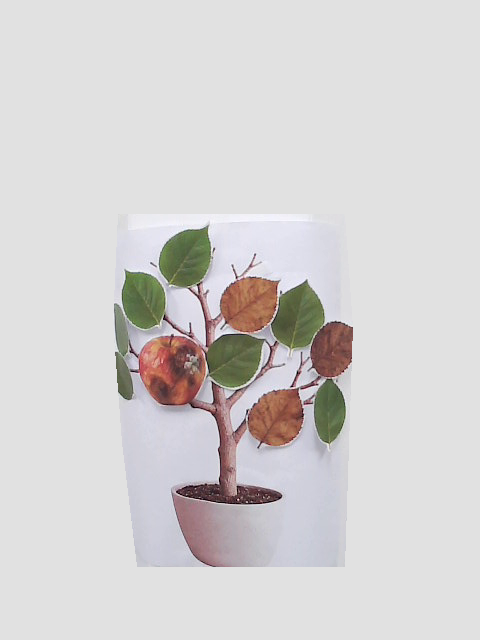
#> input picture src/plant_observer_gazebo/config/vision/demo_real3/P00_board.png, 480 x 640 px
$ python -i change_compare.py   (imports and definitions only)
#> lines starting #> are read from the running program, lines starting #| are printed output that depends on the picture; after the words box and inside, x2 and y2 are one past the last pixel; in counts of white or black regions, pixels touching at a corner belong together
#> further down, picture is the input picture: shape (640, 480, 3); mean B, G, R 209.9, 210.1, 212.6
"""직전 촬영(또는 지정한 기준 회차)과 이번 회차의 사진을 지점별로 비교해 식물 변화의 종류와 개수를 찾는다.

patrol_manager가 남긴 <capture_dir>/<회차>/<지점 ID>.png 와 result.json을 읽는다.
지점마다:
  보드 경계가 등록된 실물 루트는 두 사진에서 보드를 찾고, 안쪽만 정렬·색 보정·비교한다.
  등록 사진은 위치 확인용이다. 변화 비교는 계속 직전 순찰 사진을 사용한다.
  보드를 찾지 못하면 board_not_found로 중단하며 전체 화면으로 대체하지 않는다.
  0. 두 사진의 색을 자동 보정한다(normalize_colors): 흰 보드로 화이트밸런스, 초록 잎 채도로 진하기.
     시연 장소·조명이 바뀌어도 아래 색 기준값을 바꿀 필요가 없다.
  1. 이번 사진을 기준 사진에 맞춰 정렬한다. 특징점(ORB) + 호모그래피가 먼저, 무늬가 적어
     실패하면 ECC로 맞춘다. 폼보드 사진처럼 평면이면 호모그래피로 정확히 겹친다.
  2. 자동 노출 차이를 배경 밝기로 보정한 뒤, 화분 영역(plant_roi) 안에서 Lab 색 차이(ΔE)가 큰 픽셀을 찾는다.
     정렬이 몇 픽셀 어긋나도 괜찮도록 주변 ±shift 픽셀 중 가장 비슷한 값과 비교한다.
  3. 바뀐 픽셀마다 무엇이 생겼는지 먼저 정하고(pixel_kinds), 같은 종류끼리만 덩어리로 묶어 센다.
     서로 닿게 붙인 사과와 갈변 잎도 이렇게 해야 따로 세어진다.
       초록 잎·빈 보드 → 사과 재질   진한 빨강이 많으면 열매 생성, 갈색 부분이 섞이면 열매 손상,
                                    진한 빨강이 거의 없으면 짙은 갈변 잎 (fruit_kind)
       → 그 밖의 빨강~갈색·노랑·주황  잎 색 변화
       초록 → 배경                  잎 탈락
       기준의 빨간 열매 → 빨강 아님    열매 손상
     색상(H)은 조명에 따라 사과와 갈변 잎이 겹쳐서 색의 진하기(Lab 채도)로 가른다.
     정렬 오차로 생긴 가는 띠·밀려 보인 줄기는 버린다. 한 지점에 여러 종류가 함께 나올 수 있다
     (changes = {종류: 개수}, 면적 큰 순). 이번 사진이 90°·180° 돌아가 있어도 맞춘다.
  4. 검출 모델(plant_detector)이 있으면 열매 판정은 사과 모델이 한다. 두 사진의 사과 박스를 정렬 결과로
     기준 사진 좌표에 옮겨 짝짓고(apple_changes) 새 정상 사과 → 열매 생성, 새 상한 사과·정상→상한 →
     열매 손상, 사라진 사과 → 열매 탈락으로 센다. 빨강이 거의 없는 normal_apple 박스(갈변 잎)는 버리고,
     박스 안 색이 거의 안 바뀐 사과 변화(한쪽 사진에서 모델이 놓친 것)는 세지 않는다. 사과 박스 안의
     색 변화 덩어리는 세지 않고, 사과 박스 밖에서 색 규칙이 열매로 본 덩어리는 잎 색 변화로 센다.
     잎 모델이 있으면 잎 탈락도 모델이 한다: 기준 사진의 정상 잎이 이번 사진에 없고 박스 안 색이 실제로
     바뀌었으며 그 자리에 새 물체가 없으면 잎 탈락. 사과가 정상 잎으로 나오므로 사과 박스 안의 잎은 버린다.
     잎 색 변화는 잎 모델이 갈변 잎을 거의 못 잡아 계속 색 규칙으로 센다.
     모델이 실패하면 3의 색 규칙을 그대로 쓴다.

결과는 <이번 회차>/compare_<기준 회차>/ 아래에 <지점 ID>.jpg(기준 | 이번 정렬 | 변화 표시)와 compare.json.

    ros2 run plant_observer_bringup change_compare                            # 최근 회차 vs 바로 전 회차
    ros2 run plant_observer_bringup change_compare <이번 회차>                  # 그 회차 vs 바로 전 회차
    ros2 run plant_observer_bringup change_compare <기준 회차> <이번 회차>       # 직접 지정
    ros2 run plant_observer_bringup change_compare --set-baseline <정상 회차>   # 고정 기준 회차 지정
    ros2 run plant_observer_bringup change_compare --use-baseline             # 고정 기준 회차와 비교
patrol_manager는 순찰 중에 compare_with_baseline()으로 지점마다 같은 규칙으로 바로 비교한다
(기본은 직전 촬영과 비교, compare_to:=baseline이면 고정 기준 회차).
"""
import argparse
import json
import math
import os
import sys
from types import SimpleNamespace

import cv2
import numpy as np

from plant_observer_bringup.board_mask import BoardNotFound, isolate, load_board_profile, locate_board

# 사진 크기가 달라도(Gazebo 1280x720, U20CAM 640x480) 같은 기준으로 비교하도록 이 너비로 줄여서 계산한다
WORK_WIDTH = 640
MIN_INLIERS = 25
# 판정 기본값. 명령줄 옵션과 patrol_manager의 순찰 중 비교가 함께 쓴다.
# min_object 0.0015 → 0.0005: Gazebo에서 지름이 사진 폭의 약 3.4%인 열매를 놓쳐서 낮췄다(변화 없는
# Gazebo 사진 9쌍에서 오탐 없음). 0.0003이면 약 2.3%까지 잡지만 실물 카메라 잡음으로 오탐이 늘 수 있다
DEFAULTS = {'delta_e': 20.0, 'min_object': 0.0005, 'other_threshold': 0.01, 'shift': 3}
# 사과·상한 사과·갈변 잎 구분 기준 (fruit_kind 참고)
FRUIT_MIN_CHROMA = 32
FRUIT_MAX_HUE_ANGLE = 35
ROT_MAX_CHROMA = 30
ROT_MAX_VALUE = 140
# 덩어리 안쪽 원 반지름(640px 기준). MIN_THICKNESS보다 작으면 정렬 오차로 생긴 가는 띠로 버리고,
# MIN_THICKNESS_SURE보다 작으면 밀려 보인 것인지 확인한다. 실물 사진에서 잎·사과는 대부분 13 이상,
# 줄기·잎 가장자리 띠는 3.0~6.0, 보드 끝의 작은 잎은 6.0~7.4였다
MIN_THICKNESS = 4.5
MIN_THICKNESS_SURE = 8.0
# 이번 사진의 물체 픽셀: 채도 35 이상이거나 어두운 것. 오려 붙인 사진의 흰 테두리(채도 낮음)에서 끊겨
# 서로 닿게 붙인 사과·갈변 잎이 따로 나뉜다. 허옇게 찍힌 날에도 잎·열매가 빠지지 않게 50에서 낮췄다
OBJECT_MIN_SAT = 35
OBJECT_MAX_DARK = 110
# 색 자동 보정 (normalize_colors). 시연 장소·조명이 바뀌어도 색 기준값을 손대지 않도록
# 사진마다 흰 보드로 화이트밸런스를, 초록 잎 채도 중앙값이 LEAF_TARGET_SAT가 되게 진하기를 맞춘다.
# 38은 위 색 기준값들을 맞춘 실물 사진(2026-10-30 오후, 잎 채도 중앙값 30~44)의 조건이다
LEAF_TARGET_SAT = 38
SAT_SCALE_RANGE = (0.6, 2.0)
WB_GAIN_RANGE = (0.7, 1.5)
# 흰 보드·벽을 이 밝기로 맞춘다. 실물 사진(2026-10-29~30)의 흰 보드 밝기에 가깝게 잡아 기존 색 기준값을 그대로 쓴다
WHITE_TARGET = 225.0
# 카메라를 옆으로 달았거나 사진을 돌려 저장한 경우에도 맞추도록 이 순서로 돌려 가며 정렬한다
ROTATIONS = ((0, None), (90, cv2.ROTATE_90_CLOCKWISE), (270, cv2.ROTATE_90_COUNTERCLOCKWISE),
             (180, cv2.ROTATE_180))

# 픽셀 색 분류 (OpenCV HSV: H 0~180, S·V 0~255). 실제 인쇄물·U20CAM 사진으로 경계를 다듬어야 한다
BG, GREEN, YELLOW, RED, BROWN, OTHER, ORANGE = range(7)
CHANGE_TYPES = {
    'leaf_loss': '잎 탈락',
    'fruit_added': '열매 생성',
    'leaf_color': '잎 색 변화',
    'fruit_damaged': '열매 손상',
    'fruit_lost': '열매 탈락',
    'other': '기타 변화',
}
OVERLAY_COLORS = {   # BGR
    'leaf_loss': (255, 0, 255),
    'fruit_added': (255, 128, 0),
    'leaf_color': (0, 220, 255),
    'fruit_damaged': (0, 0, 255),
    'fruit_lost': (0, 128, 255),
    'other': (255, 255, 255),
}
FRUIT_TYPES = ('fruit_added', 'fruit_damaged', 'fruit_lost')
# 두 사진의 사과 박스 중심 거리가 두 박스 평균 변 길이의 이 비율 이내면 같은 사과로 본다
APPLE_MATCH_RATIO = 0.6
# 색 변화 덩어리가 이 비율 이상 사과 박스 안이면 사과 모델 판정에 맡긴다
APPLE_OVERLAP = 0.5
# normal_apple 박스 안 진한 빨강 비율이 이보다 작으면 사과가 아니다. 실물 사진(2026-10-31~11-04, 21쌍)에서
# 갈변 잎이 normal_apple 0.52~0.64로 나왔고 빨강 비율 0.000~0.001, 멀쩡한 사과 0.26~0.61, 상한 사과 0.14~0.18이었다
APPLE_MIN_RED = 0.05
# 사과 변화 박스 안에서 색이 바뀐(ΔE > delta_e) 픽셀 비율이 이보다 작으면 사과가 그대로인데 한쪽 사진에서
# 모델이 놓친 것이다. 같은 21쌍에서 실제 변화 0.35~0.73, 상한 사과를 한쪽에서 놓친 경우 0.00~0.02였다
APPLE_MIN_CHANGE = 0.15
# 기준 사진의 잎이 이번 사진에 없고 박스 안 색이 이 비율 이상 바뀌어야 잎 탈락. 실물 112쌍(2026-10-31~11-04)에서
# 실제로 뗀 잎 0.50~0.78, 이번 사진에서 모델이 놓친 잎 0.00, 곡면 보드 가장자리에서 밀려 보인 잎 0.11~0.27
# (0.48인 2026-10-31_020505 P00은 아래쪽 잎을 떼어 위쪽에 옮겨 붙인 경우라 탈락으로 센다)
LEAF_MIN_CHANGE = 0.45
# 사라진 잎 자리를 새 물체(갈변 잎·사과)가 이 비율 이상 덮으면 탈락이 아니라 교체다(잎 색 변화·열매로 센다).
# 같은 112쌍에서 실제로 뗀 잎 0.00~0.20, 갈변 잎으로 바꿔 붙인 자리 0.32~0.53
LEAF_MAX_REPLACED = 0.25
# 사라진 잎 자리에 기준 사진 초록의 이 비율 이상이 남아 있으면 잎이 밀려 보인 것이다(실제로 뗀 잎 0.00~0.21).
# 밝은 조명(2026-11-04)에서는 color_classes가 진한 초록 잎을 GREEN으로 못 봐서, 기준 사진 초록이
# LEAF_GREEN_READABLE보다 적으면 이 확인을 건너뛴다. 같은 이유로 초록 비율로 잎 박스를 거르지 않는다
LEAF_MAX_GREEN_LEFT = 0.5
LEAF_GREEN_READABLE = 0.05
# 잎은 서로 붙어 있어 사과보다 좁게 짝짓는다
LEAF_MATCH_RATIO = 0.5


# [127 lines left out: functions color_classes, object_mask, plant_roi, plausible, align_features, align_ecc and 2 more, not called in this run]


def normalize_colors(bgr, fallback=None, mask=None):
    """(화이트밸런스만 맞춘 사진, 진하기까지 맞춘 사진, 보정값 (채널 이득, 채도 배율)).

    흰 보드·벽으로 화이트밸런스를, 초록 잎 채도 중앙값으로 진하기를 맞춘다. 진하기 보정은 초록 잎 찾기·
    화분 영역·정렬에만 쓴다. 사과·갈변 잎을 가르는 색 진하기는 사진마다 배율이 달라지면 오히려 흔들려서
    (실물 4회차에서 사과↔갈변 잎이 뒤바뀌었다) 화이트밸런스만 맞춘 사진으로 판정한다.
    흰색이나 잎이 너무 적게 보이면 fallback(기준 사진의 보정값)을 쓴다.
    """
    img = bgr.astype(np.float32)
    hsv = cv2.cvtColor(bgr, cv2.COLOR_BGR2HSV)
#> hsv: shape (640, 480, 3); mean H, S, V 26.3, 10.9, 214.5
    allowed = np.ones(bgr.shape[:2], bool) if mask is None else mask.astype(bool)
    # 흰 보드·벽: 밝은 쪽 30% 중 채도가 낮은 픽셀. 고정 채도 기준(30 미만)은 푸른·노란 조명에서
    # 흰 보드 자체가 채도 30을 넘어 못 찾았다
    v = hsv[..., 2]
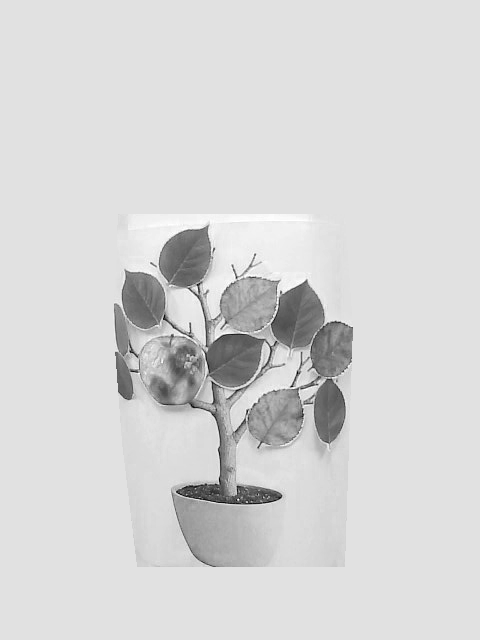
#> v: shape (640, 480); min 1, max 255, mean 214.5
    bright = allowed & (v >= np.percentile(v[allowed], 70)) & (v <= 250) if allowed.any() else allowed
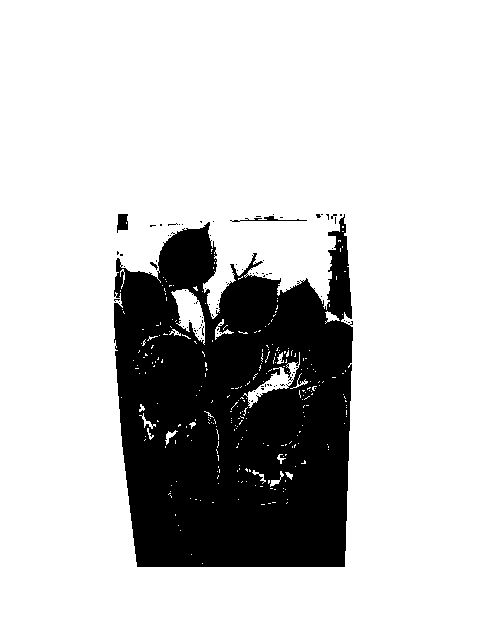
#> bright: shape (640, 480) bool; 78.7% white; 91 black regions (87 under 20 px), largest, box (x1, y1, x2, y2) and area: (114, 214, 353, 567) 64739, (117, 214, 128, 233) 161, (230, 216, 307, 222) 134, (150, 262, 158, 270) 25
    white = bright & (hsv[..., 1] <= np.percentile(hsv[..., 1][bright], 40)) if bright.any() else bright
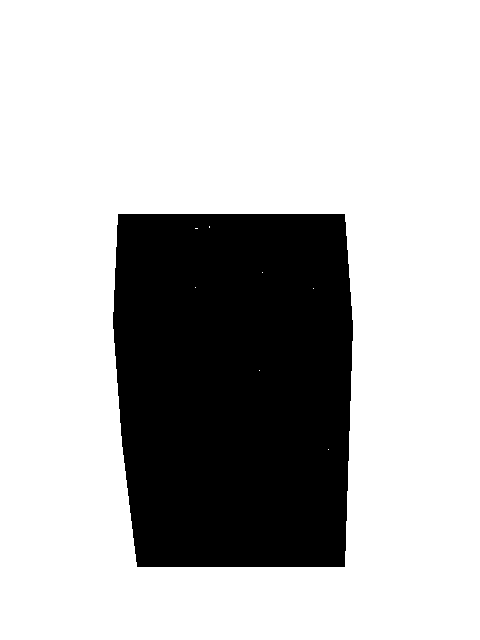
#> white: shape (640, 480) bool; 73.8% white; 1 black region, box (x1, y1, x2, y2) and area: (113, 214, 353, 567) 80418
    if white.sum() >= 500:
        # 흰색이 WHITE_TARGET 회색이 되도록 채널마다 곱한다: 화이트밸런스와 노출(밝기)을 함께 맞춘다.
        # 상한 사과의 '어두운 부분'(밝기 140 미만) 같은 밝기 기준이 장소 밝기에 흔들리지 않게 한다
        means = img[white].mean(axis=0)
#> means = [224.3, 224.3, 224.3]
        gains = np.clip(WHITE_TARGET / np.maximum(means, 1.0), *WB_GAIN_RANGE)
#> gains = [1, 1, 1]
    else:
        gains = fallback[0] if fallback else np.ones(3, np.float32)
    balanced = np.clip(img * gains, 0, 255).astype(np.uint8)
    hsv = cv2.cvtColor(balanced, cv2.COLOR_BGR2HSV).astype(np.float32)
    h, s, v = hsv[..., 0], hsv[..., 1], hsv[..., 2]
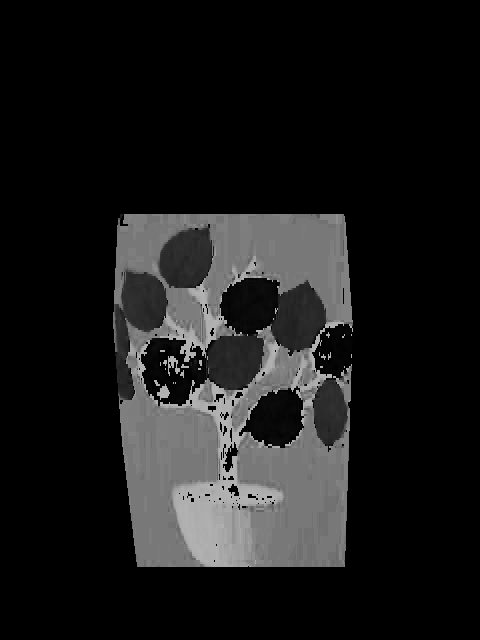
#> h: shape (640, 480) float32; min 0, max 179, mean 26.3
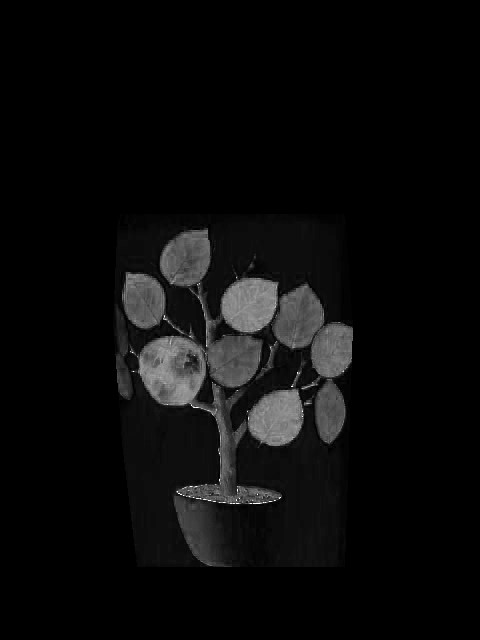
#> s: shape (640, 480) float32; min 0, max 255, mean 10.9
    leaf = allowed & (h >= 35) & (h <= 95) & (s >= 15) & (v >= 50) & (v <= 230)
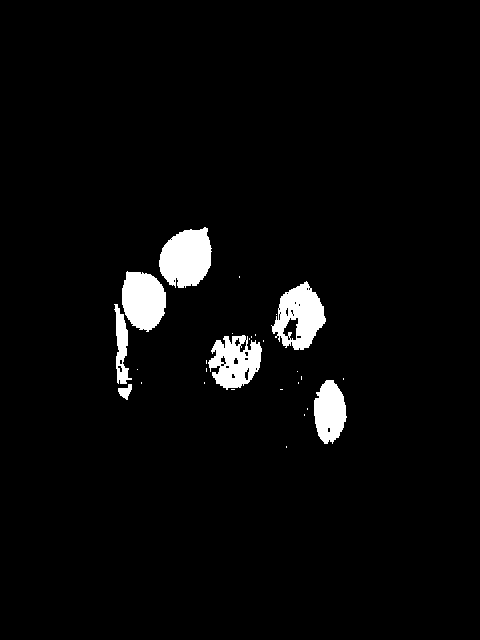
#> leaf: shape (640, 480) bool; 3.6% white; 28 white regions (21 under 20 px), largest, box (x1, y1, x2, y2) and area: (159, 227, 212, 288) 2415, (271, 281, 326, 350) 2189, (122, 271, 166, 332) 2058
    if leaf.sum() >= 300:
        sat_scale = float(np.clip(LEAF_TARGET_SAT / np.median(s[leaf]), *SAT_SCALE_RANGE))
#> sat_scale = 0.6
    else:
        sat_scale = fallback[1] if fallback else 1.0
    hsv[..., 1] = np.clip(s * sat_scale, 0, 255)
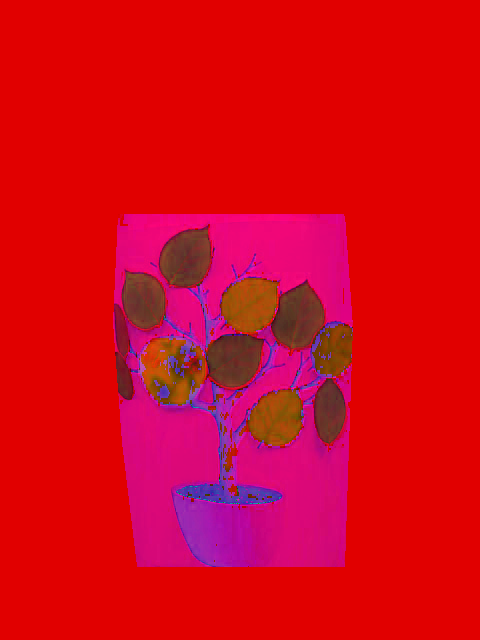
#> hsv: shape (640, 480, 3) float32; mean B, G, R 26.3, 6.6, 214
    return balanced, cv2.cvtColor(hsv.astype(np.uint8), cv2.COLOR_HSV2BGR), (gains, sat_scale)


def object_pixels(hsv):
    """이번 사진에서 물체(잎·열매·줄기)로 볼 픽셀. 흰 보드와 오려 붙인 사진의 흰 테두리는 빠진다."""
    return (hsv[..., 1] >= OBJECT_MIN_SAT) | (hsv[..., 2] < OBJECT_MAX_DARK)


# [10 lines left out: function object_kind, not called in this run]


def thickness(mask):
    """덩어리 안에 들어가는 가장 큰 원의 반지름(픽셀)."""
    return float(cv2.distanceTransform(mask.astype(np.uint8), cv2.DIST_L2, 5).max())


# [19 lines left out: function shifted_copy, not called in this run]


# 예전(옆면 재촬영으로 판정을 확정하던 때) 기록의 final.verdict. 관찰 기록 화면이 옛 회차를 보여줄 때 쓴다
VERDICT_TEXT = {
    'confirmed': '재촬영 확인',
    'mismatch': '재촬영 불일치',
    'recheck_used': '재촬영 사진으로 판정',
    'recheck_failed': '재촬영 실패',
}


# [113 lines left out: functions describe_changes, warm_pixels, fruit_kind, rotated_points, place_boxes, match_boxes and 4 more, not called in this run]


def counts(found, kinds):
    return {kind: sum(a['class'] == kind for a in found) for kind in kinds}


def apple_counts(apples):
    return counts(apples, ('normal_apple', 'abnormal_apple'))


def draw_label(image, text, org, color):
    cv2.putText(image, text, org, cv2.FONT_HERSHEY_SIMPLEX, 0.55, (0, 0, 0), 3, cv2.LINE_AA)
    cv2.putText(image, text, org, cv2.FONT_HERSHEY_SIMPLEX, 0.55, color, 1, cv2.LINE_AA)


# [350 lines left out: function compare_stop, not called in this run]


def load_lap(folder):
    with open(os.path.join(folder, 'result.json')) as f:
        return json.load(f)


# [6 lines left out: function resolve, not called in this run]


def baseline_file(capture_dir, route):
    return os.path.join(capture_dir, f'baseline_{route}.txt')


# [292 lines left out: functions previous_lap, saved_view, observed_stops, pick_before, reference_image, set_detections and 3 more, not called in this run]


# [2 lines not run here, left out]

>>> import cv2
>>> picture = cv2.imread('../../plant_observer_gazebo/config/vision/demo_real3/P00_board.png')
>>> result = normalize_colors(picture)
